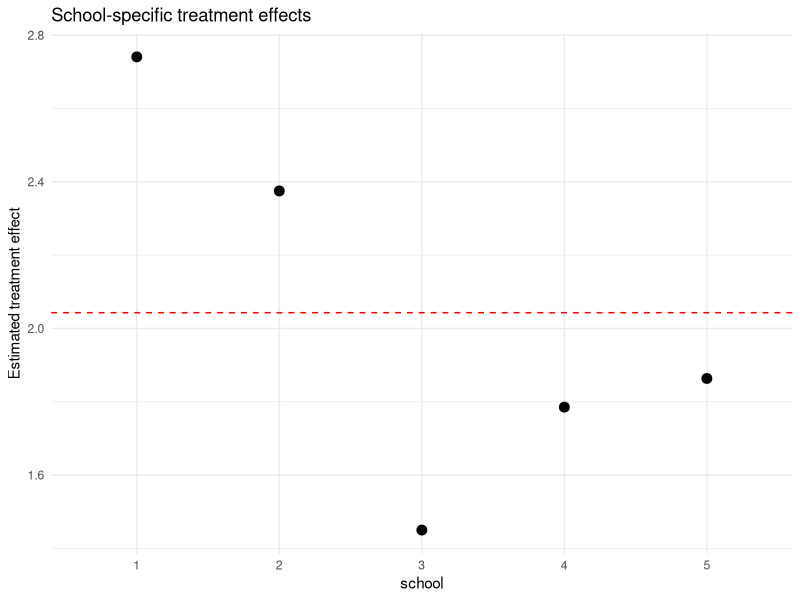
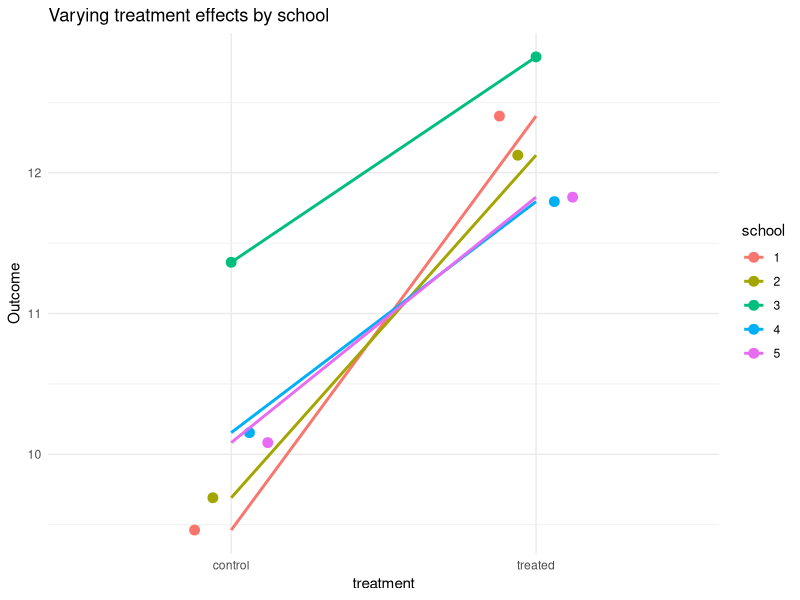
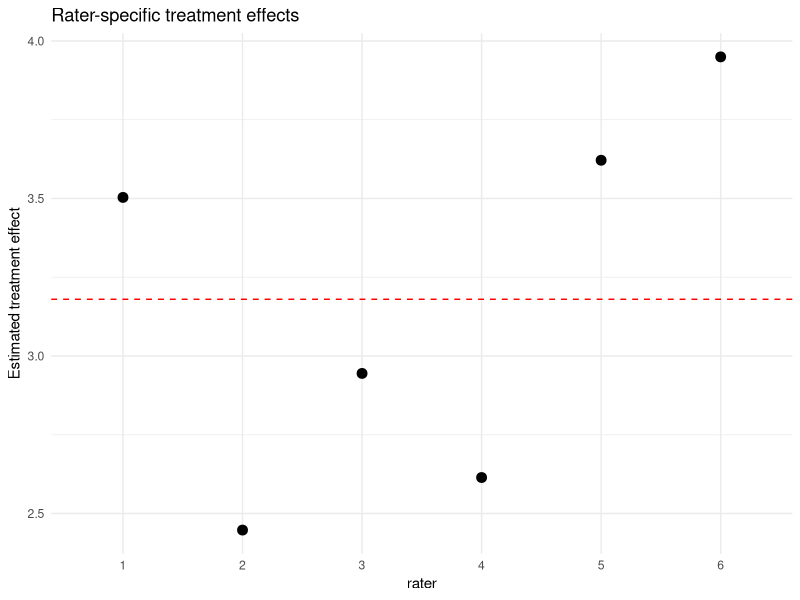
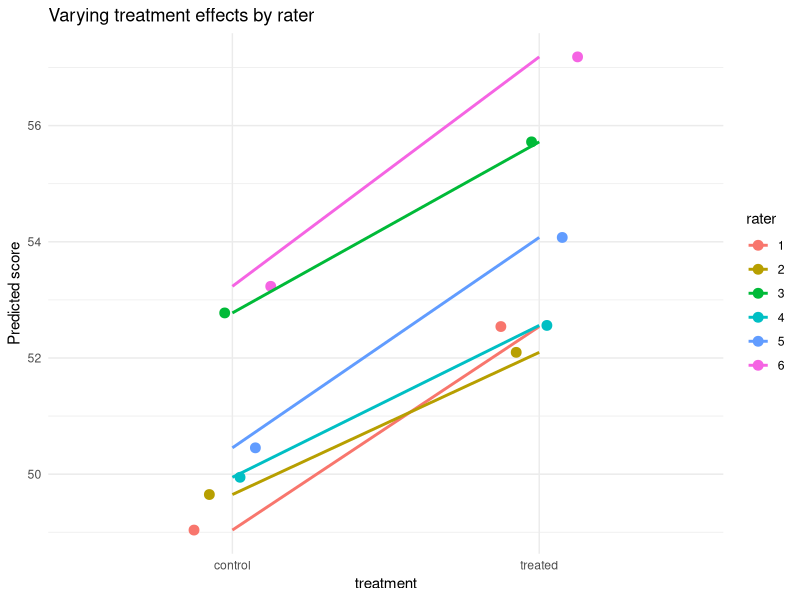

These figures' R source, in order:
library(lme4)
library(glmmTMB)
library(tidyverse)
library(ggplot2)
library(dplyr)
library(broom.mixed)
set.seed(123)
n_schools <- 5
n_students <- 50

df_nested <- data.frame(
  school = factor(rep(1:n_schools, each = n_students)),
  treatment = factor(rep(rep(c("control","treated"), each = n_students/2), times = n_schools))
)

# Random intercepts and slopes per school
school_intercepts <- rnorm(n_schools, 0, 1)
school_slopes <- rnorm(n_schools, 2, 0.5)

df_nested$y <- 10 +
  school_intercepts[as.numeric(df_nested$school)] +
  school_slopes[as.numeric(df_nested$school)] * (df_nested$treatment == "treated") +
  rnorm(nrow(df_nested), 0, 1)

head(df_nested)
str(df_nested)
m_nested <- lmer(y ~ treatment + (1 + treatment | school), data = df_nested)
summary(m_nested)
fix <- fixef(m_nested)
ranefs <- ranef(m_nested)$school

school_effects <- data.frame(
  school = rownames(ranefs),
  intercept = fix["(Intercept)"] + ranefs[,"(Intercept)"],
  treatment_effect = fix["treatmenttreated"] + ranefs[,"treatmenttreated"]
)

school_effects
ggplot(school_effects, aes(x = school, y = treatment_effect)) +
  geom_point(size = 3) +
  geom_hline(yintercept = fix["treatmenttreated"], linetype = "dashed", color = "red") +
  labs(y = "Estimated treatment effect", title = "School-specific treatment effects") +
  theme_minimal()
df_nested$pred <- predict(m_nested)

ggplot(df_nested, aes(x = treatment, y = y, group = school, color = school)) +
  stat_summary(fun = mean, geom = "point", size = 3, position = position_dodge(0.3)) +
  stat_summary(fun = mean, geom = "line", aes(group = school), size = 1) +
  labs(y = "Outcome", title = "Varying treatment effects by school") +
  theme_minimal()
vc <- VarCorr(m_nested)
vc
attr(vc$school, "correlation")[1, 2]
set.seed(123)
n_students <- 40
n_raters <- 6

df_crossed <- expand.grid(
  student = factor(1:n_students),
  rater = factor(1:n_raters),
  treatment = factor(c("control","treated"))
)

rater_intercepts <- rnorm(n_raters, 0, 2)
rater_slopes <- rnorm(n_raters, 3, 0.7)

df_crossed$score <- 50 +
  rater_intercepts[as.numeric(df_crossed$rater)] +
  rater_slopes[as.numeric(df_crossed$rater)] * (df_crossed$treatment == "treated") +
  rnorm(nrow(df_crossed), 0, 2)

head(df_crossed)
str(df_crossed)
m_crossed <- lmer(score ~ treatment + (1 + treatment | rater) + (1 | student), data = df_crossed)
summary(m_crossed)
fix <- fixef(m_crossed)
ranefs <- ranef(m_crossed)$rater

rater_effects <- data.frame(
  rater = rownames(ranefs),
  intercept = fix["(Intercept)"] + ranefs[,"(Intercept)"],
  treatment_effect = fix["treatmenttreated"] + ranefs[,"treatmenttreated"]
)

rater_effects
ggplot(rater_effects, aes(x = rater, y = treatment_effect)) +
  geom_point(size = 3) +
  geom_hline(yintercept = fix["treatmenttreated"], linetype = "dashed", color = "red") +
  labs(y = "Estimated treatment effect", title = "Rater-specific treatment effects") +
  theme_minimal()
df_crossed$pred <- predict(m_crossed)

ggplot(df_crossed, aes(x = treatment, y = pred, group = rater, color = rater)) +
  stat_summary(fun = mean, geom = "point", size = 3, position = position_dodge(0.3)) +
  stat_summary(fun = mean, geom = "line", aes(group = rater), size = 1) +
  labs(y = "Predicted score", title = "Varying treatment effects by rater") +
  theme_minimal()
VarCorr(m_crossed)
data("sleepstudy")
head(sleepstudy)
